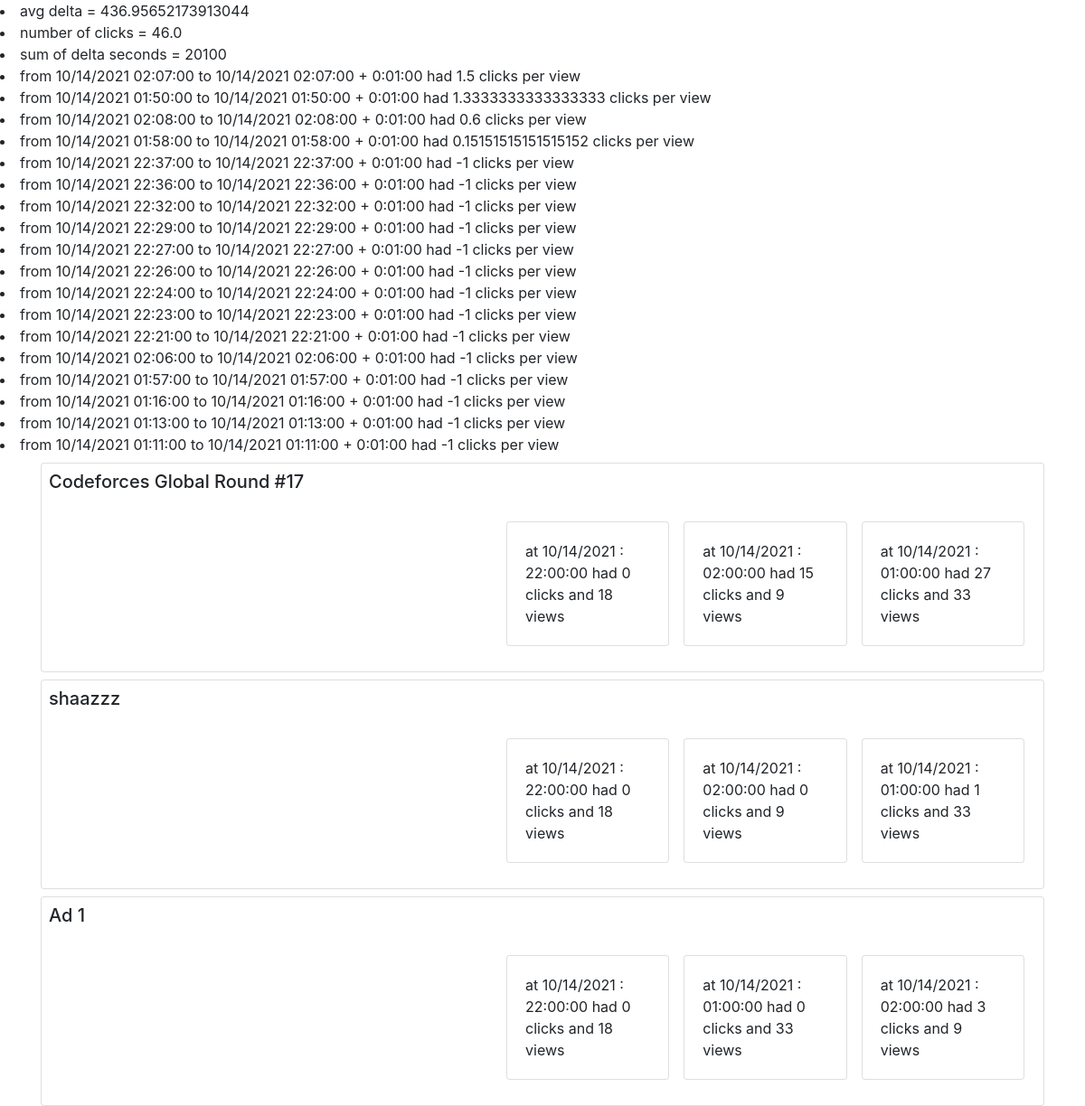
/detail/ (signed in), run on an earlier commit of the app's database.
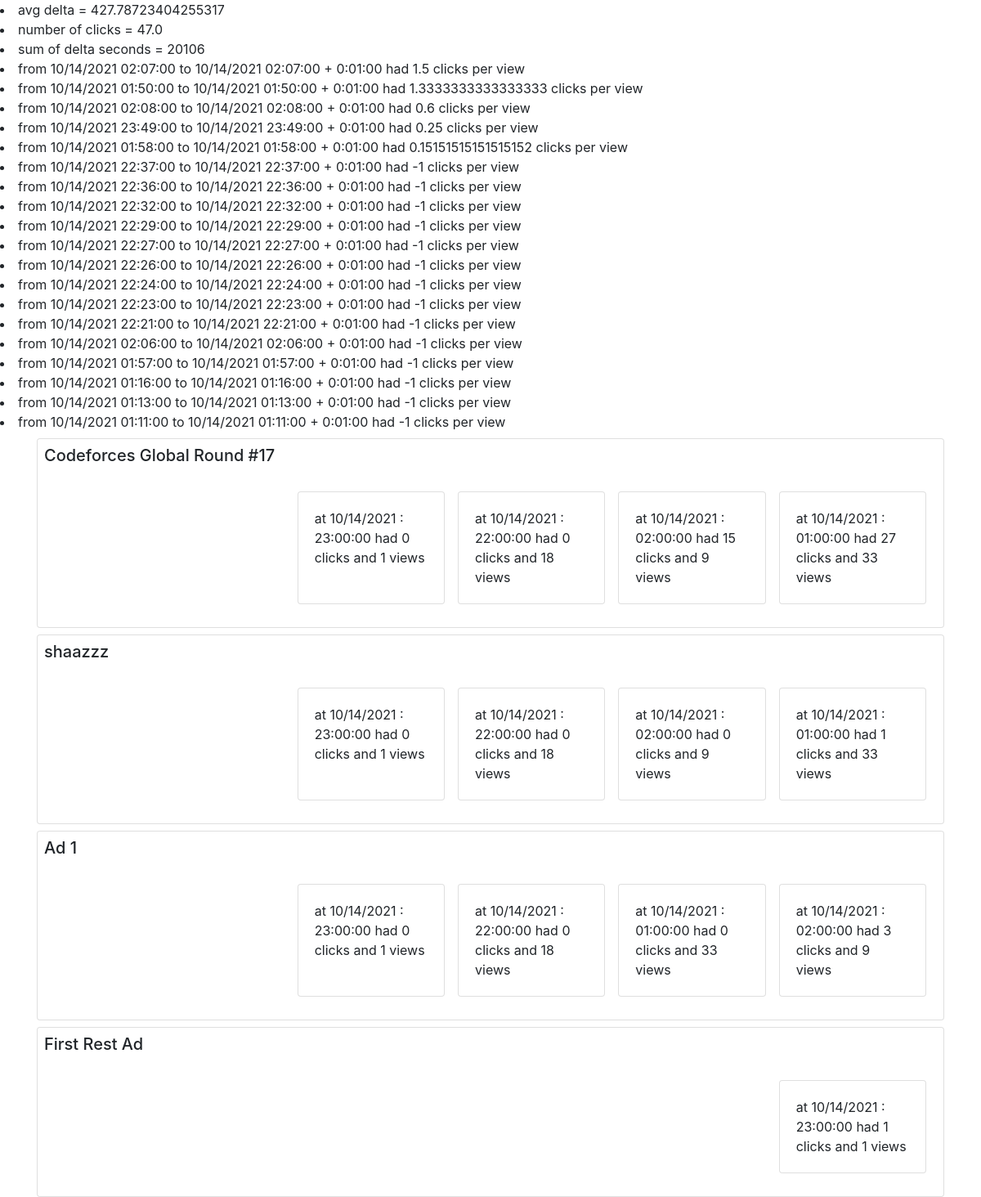
And on a later commit of the database.
### advertiser_management/models.py (models this page shows, shortened)
class Ad(models.Model):
    advertiser = models.ForeignKey(Advertiser, on_delete=models.CASCADE)
    title = models.CharField(max_length=100)
    imgUrl = models.CharField(max_length=500)
    link = models.CharField(max_length=500)
    approve = models.BooleanField(default=False)

### advertiser_management/views.py (the view)
# urls.py: path('detail/', DetailView.as_view(), name='detail_view'),
class DetailView(TemplateView, APIView):
    authentication_classes = [SessionAuthentication, BasicAuthentication]
    permission_classes = [IsAdminUser]
    template_name = "detail.html"
    model = Ad
    def get_context_data(self, **kwargs):
        context = super().get_context_data(**kwargs)
        all_clicks = Click.objects.filter(ad__approve__exact=True)
        all_views = View.objects.filter(ad__approve__exact=True)
        details_of_ad = {}
        for clk in all_clicks:
            ad = clk.ad
            time = clk.datetime.strftime('%m/%d/%Y : %H:00:00')
            if ad not in details_of_ad:
                details_of_ad[ad] = {}
            if time not in details_of_ad[ad]:
                details_of_ad[ad][time] = {'click': 0, 'view': 0}
            details_of_ad[ad][time]['click'] += 1
        for viw in all_views:
            ad = viw.ad
            time = viw.datetime.strftime('%m/%d/%Y : %H:00:00')
            if ad not in details_of_ad:
                details_of_ad[ad] = {}
            if time not in details_of_ad[ad]:
                details_of_ad[ad][time] = {'click': 0, 'view': 0}
            details_of_ad[ad][time]['view'] += 1
        delta = 0
        sz = 0.
        for clk in all_clicks:
            ad = clk.ad
            time = clk.datetime
            try:
                last_view = View.objects.filter(user_ip__exact=clk.user_ip, datetime__lte=time).order_by('-datetime')[0]
            except IndexError:
                last_view = clk
            td = time - last_view.datetime
            seconds = td.seconds + 86400 * td.days
            delta += seconds
            sz += 1.
        avg_delta = 'no clicks'
        if sz != 0:
            avg_delta = delta / sz
        click_per_time = {}
        view_per_time = {}
        for clk in all_clicks:
            time = clk.datetime.strftime("%m/%d/%Y %H:%M:00")
            if time not in click_per_time:
                click_per_time[time] = 1
            else:
                click_per_time[time] += 1
        for viw in all_views:
            time = viw.datetime.strftime("%m/%d/%Y %H:%M:00")
            if time not in view_per_time:
                view_per_time[time] = 1
            else:
                view_per_time[time] += 1
        click_per_view = {}
        for time in view_per_time:
            if time in click_per_time:
                click_per_view[time] = click_per_time[time] / view_per_time[time]
            else:
                click_per_view[time] = -1
        ordered_by_time_click_per_view = []
        for time in click_per_view:
            ordered_by_time_click_per_view.append([click_per_view[time], time])
        ordered_by_time_click_per_view.sort(reverse=True)
        context['delta_time'] = datetime(2000, 1, 1, 1, 3) - datetime(2000, 1, 1, 1, 2)
        context['details_of_ad'] = details_of_ad
        context['avg_delta'] = avg_delta
        context['delta'] = delta
        context['sz'] = sz
        context['click_per_view'] = ordered_by_time_click_per_view
        return context

### advertiser_management/templates/detail.html (shortened to what this page needs)
<!DOCTYPE html>
<html lang="en">
<head>
    <link rel="stylesheet" href="https://stackpath.bootstrapcdn.com/bootstrap/4.3.1/css/bootstrap.min.css"
>
</head>
<li>
    avg delta = {{ avg_delta }}
</li>
<li>
    number of clicks = {{ sz }}
</li>
<li>
    sum of delta seconds = {{ delta }}
</li>
{% for dvd in click_per_view %}
<li>
    from {{ dvd.1 }} to {{ dvd.1 }} + {{ delta_time }} had {{ dvd.0 }} clicks per view
</li>
{% endfor %}
<body>
<div class="container" dir="rtl">
    {% for ad, times in details_of_ad.items %}
        <div class="card mt-2 p-2">
            <h5 class="card-title">{{ ad.title }}</h5>
            <div class="card-body">
                <div class="row">
		    {% for time, cnt in times.items %}
                <div class="card col-md-2 p-0 mx-2">
                    <a>
                        <div class="card-body">
                            <span>at {{ time }} had {{ cnt.click }} clicks and {{ cnt.view }} views</span>
                        </div>
                    </a>
                </div>
		    {% endfor %}
                </div>
            </div>
        </div>
    {% endfor %}
</div>
</body>
</html>

What changed in the data, as far as the page shows it:
added Ad: title "First Rest Ad", times "10/14/2021 : 23:00:00", click "1", view "1"
Also different on the page:
{{ avg_delta }}: "436.95652173913044" → "427.78723404255317"
{{ sz }}: "46.0" → "47.0"
{{ delta }}: "20100" → "20106"
new list line: "from 10/14/2021 23:49:00 to 10/14/2021 23:49:00 + 0:01:00 had 0.25 clicks per view"
new list line: "at 10/14/2021 : 23:00:00 had 0 clicks and 1 views"
